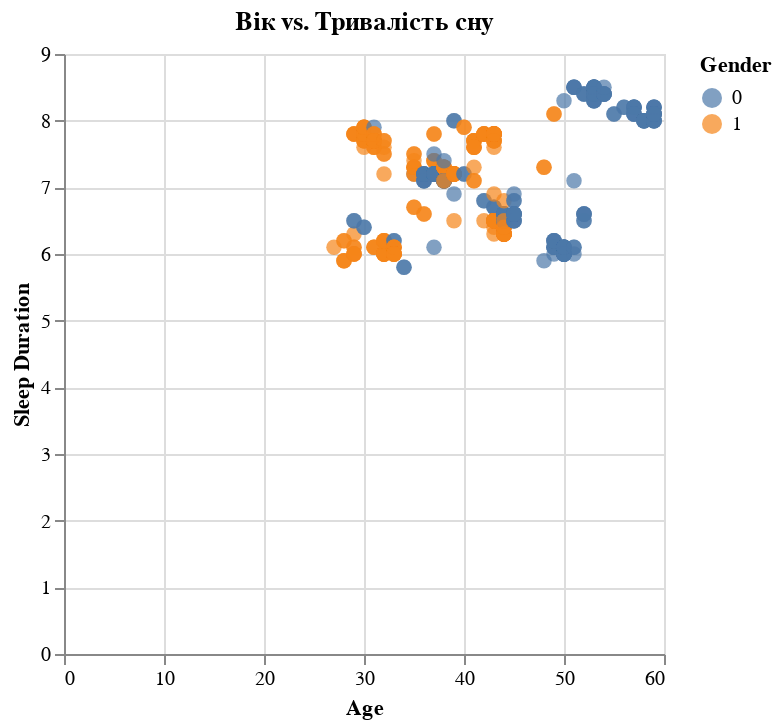

The notebook cell saved with this chart:
### Markdown cell above
#Приклад графіка altair

### Code cell
chart = alt.Chart(df).mark_circle(size=60).encode(
    x='Age',
    y='Sleep Duration',
    color='Gender:N',
    tooltip=['Person ID', 'Age', 'Sleep Duration']
).properties(title='Вік vs. Тривалість сну')
chart.show()

### Figure 1 — Vega-Lite specification as saved in the notebook (floating-point values rounded to 4 significant figures; data arrays with more than 128 entries replaced by an {"elided": "..."} marker saying what was removed)
{"config": {"view": {"continuousWidth": 300, "continuousHeight": 300}}, "data": {"name": "data-473b7066fa8fa966d31883f3ef871925"}, "mark": {"type": "circle", "size": 60}, "encoding": {"color": {"field": "Gender", "type": "nominal"}, "tooltip": [{"field": "Person ID", "type": "quantitative"}, {"field": "Age", "type": "quantitative"}, {"field": "Sleep Duration", "type": "quantitative"}], "x": {"field": "Age", "type": "quantitative"}, "y": {"field": "Sleep Duration", "type": "quantitative"}}, "title": "Вік vs. Тривалість сну", "$schema": "https://vega.github.io/schema/vega-lite/v5.20.1.json", "datasets": {"data-473b7066fa8fa966d31883f3ef871925": {"elided": "374 records"}}}
